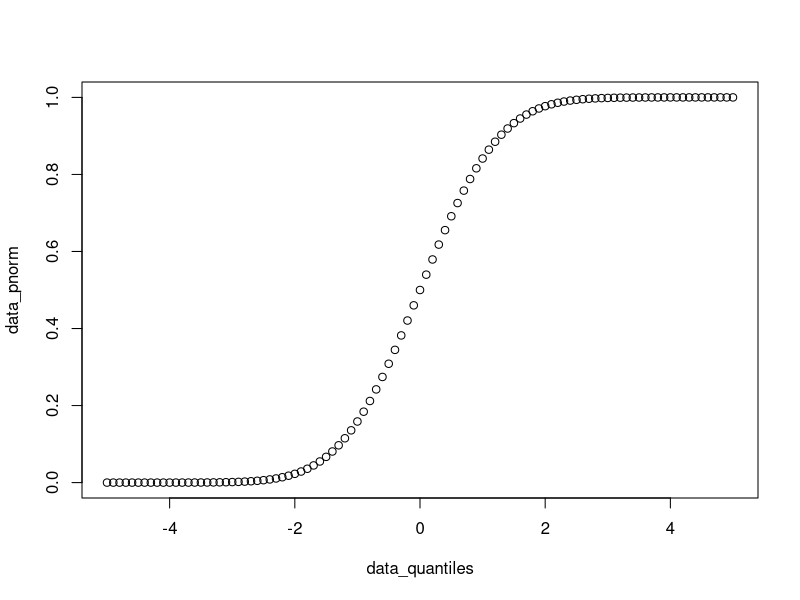
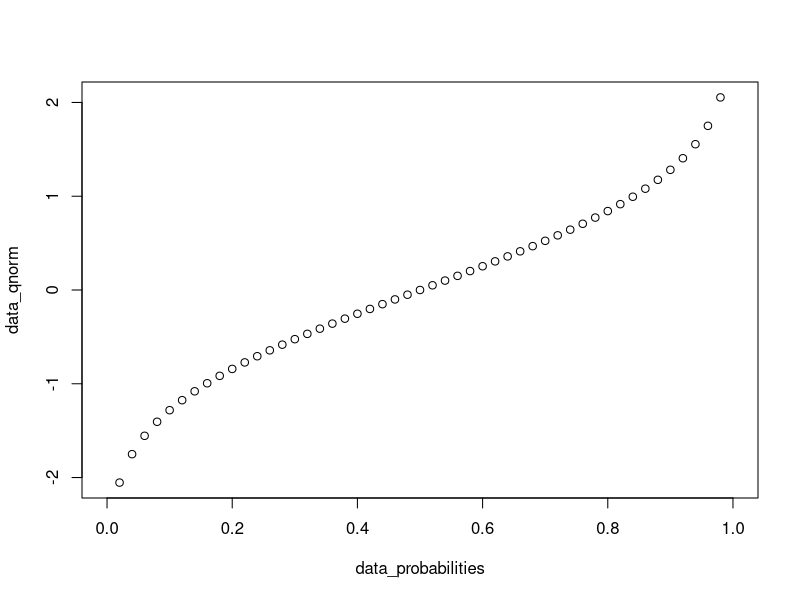
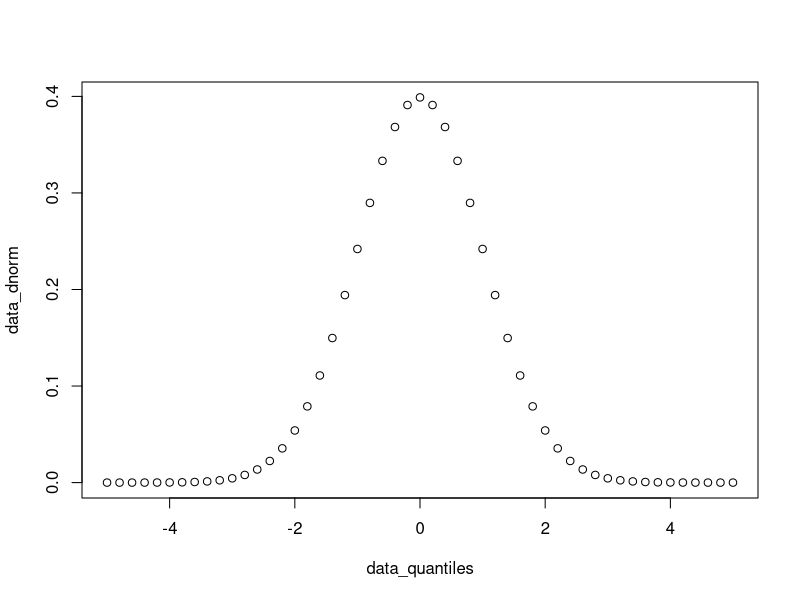
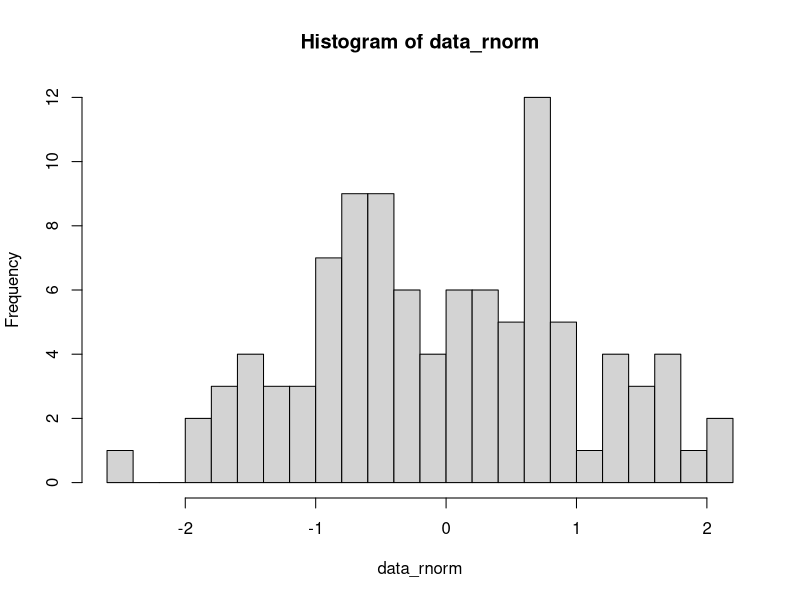
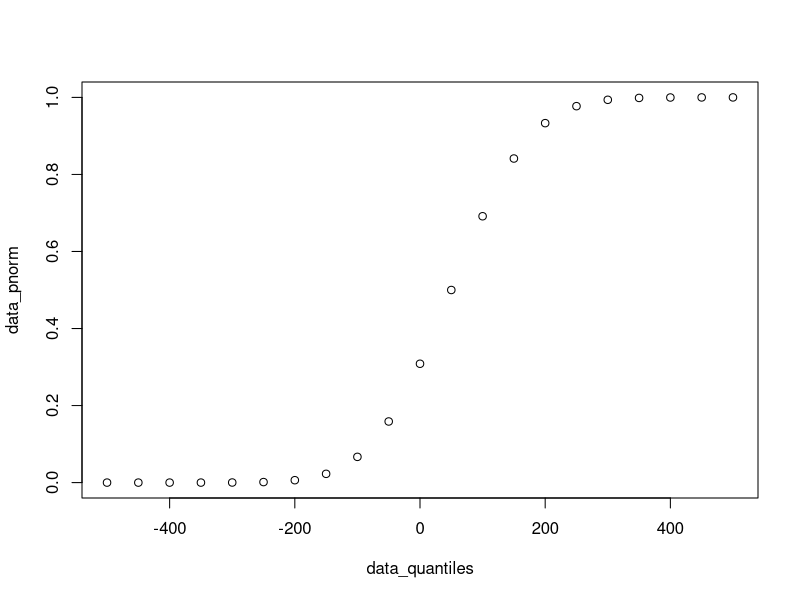
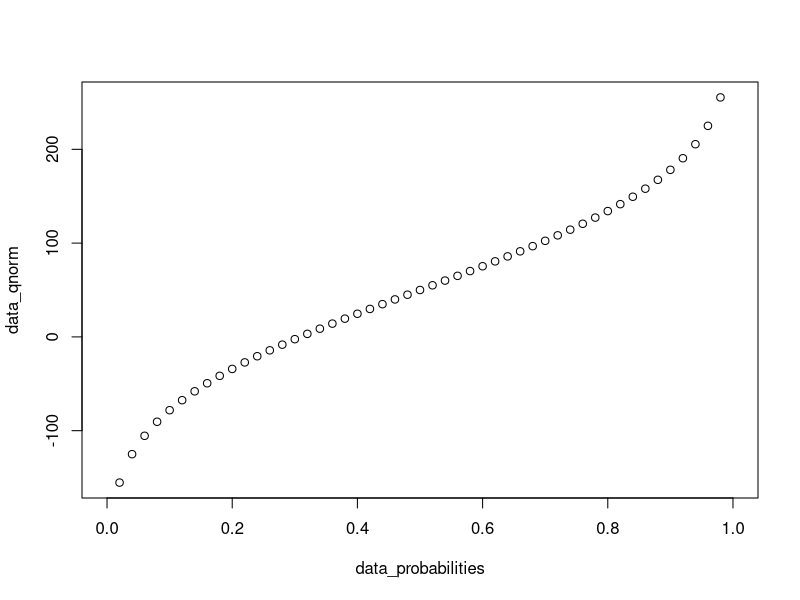
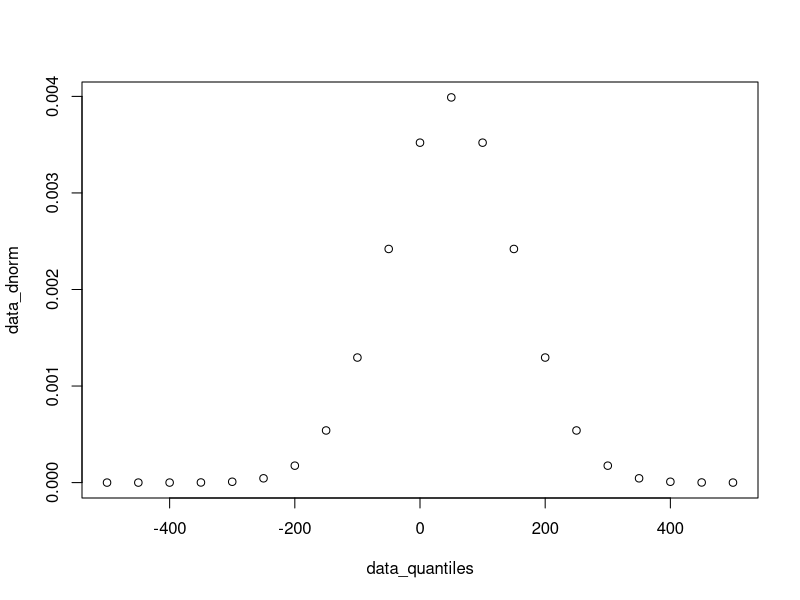
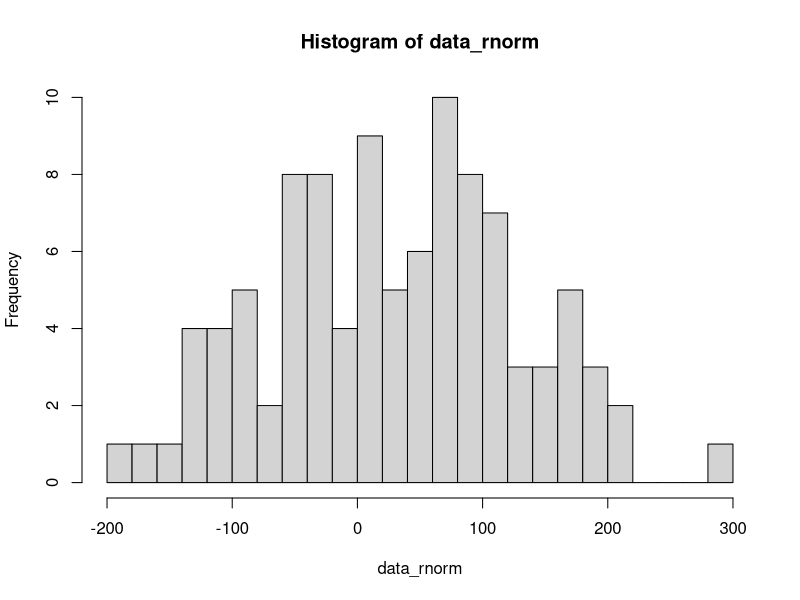

The R source for these figures, in order: (Note: this script raises an error after producing the figures.)
## ---- chunk 1
knitr::opts_chunk$set(echo = TRUE)
## ---- chunk 2
data_quantiles <- seq(-5, 5, 0.1)
head(data_quantiles)
## ---- chunk 3
data_pnorm <- pnorm(q = data_quantiles) 
head(data_pnorm)
## ---- chunk 4
plot(data_quantiles, data_pnorm)
## ---- chunk 5
data_probabilities <- seq(from = 0, to = 1, by = 0.02)
head(data_probabilities)
## ---- chunk 6
data_qnorm <- qnorm(p = data_probabilities) 
head(data_qnorm)
## ---- chunk 7
plot(data_probabilities, data_qnorm)
## ---- chunk 8
data_quantiles <- seq(-5, 5, 0.2)
head(data_quantiles)
## ---- chunk 9
data_dnorm <- dnorm(x = data_quantiles) 
head(data_dnorm)
## ---- chunk 10
plot(data_quantiles, data_dnorm)
## ---- chunk 11
data_rnorm <- rnorm(n = 100)
head(data_rnorm)
## ---- chunk 12
hist(data_rnorm, breaks = 20)
## ---- chunk 13
data_quantiles <- seq(-500, 500, 50)
head(data_quantiles)
## ---- chunk 14
data_pnorm <- pnorm(q = data_quantiles, mean = 50, sd = 100)
head(data_pnorm)
## ---- chunk 15
plot(data_quantiles, data_pnorm)
## ---- chunk 16
data_probabilities <- seq(from = 0, to = 1, by = 0.02)
head(data_probabilities)
## ---- chunk 17
data_qnorm <- qnorm(p = data_probabilities, mean = 50, sd = 100) 
head(data_qnorm)
## ---- chunk 18
plot(data_probabilities, data_qnorm)
## ---- chunk 19
data_quantiles <- seq(-500, 500, 50)
head(data_quantiles)
## ---- chunk 20
data_dnorm <- dnorm(x = data_quantiles, mean = 50, sd = 100) 
head(data_dnorm)
## ---- chunk 21
plot(data_quantiles, data_dnorm)
## ---- chunk 22
data_rnorm <- rnorm(n = 100, mean = 50, sd = 100)
head(data_rnorm)
## ---- chunk 23
hist(data_rnorm, breaks = 20)
## ---- chunk 24
data_quantiles <- seq(0, 50, 1)
head(data_quantiles)
## ---- chunk 25
data_pbinom <- pbinom(q = data_quantiles, size = 50, prob = 0.1)
head(data_pbinom)
## ---- chunk 26
plot(data_quantiles, data_pbinom)
## ---- chunk 27
data_probabilities <- seq(from = 0, to = 1, by = 0.02)
head(data_probabilities)
## ---- chunk 28
data_qbinom <- qbinom(p = data_probabilities, size = 50, prob = 0.1)
head(data_qbinom)
## ---- chunk 29
plot(data_probabilities, data_qbinom)
## ---- chunk 30
data_quantiles <- seq(0, 50, 1)
head(data_quantiles)
## ---- chunk 31
data_dbinom <- dbinom(x = data_quantiles, size = 50, prob = 0.1)
head(data_dbinom)
## ---- chunk 32
plot(data_quantiles, data_dbinom)
## ---- chunk 33
data_rbinom <- rbinom(n = 100, size = 50, prob = 0.1)
head(data_rbinom)
## ---- chunk 34
hist(data_rbinom, breaks = 20)
## ---- chunk 35
data_rnorm <- rnorm(n = 1000, mean = 50, sd = 100)
quantile(data_rnorm, probs = seq(0, 1, 0.1))
## ---- chunk 36
plot(
  seq(0, 1, 0.1),
  quantile(data_rnorm, probs = seq(0, 1, 0.1))
)
## ---- chunk 37
set.seed(1)
x <- rnorm(n = 1000, mean = 0, sd = 1)
y <- rnorm(n = 2000, mean = 1, sd = 1)
## ---- chunk 38
par(mfrow = c(2, 1))
hist(x, breaks = 30)
hist(y, breaks = 30)
par(mfrow = c(1, 1 ))
## ---- chunk 39
t.test(x, y)
## ---- chunk 40
t.test(y, x)
## ---- chunk 41
set.seed(1)
n_sample <- 10
x <- runif(n = n_sample, min = 10, max = 20)
y <- x + 2 + rnorm(n = n_sample, mean = 0, sd = 1)
## ---- chunk 42
mean(y - x)
## ---- chunk 43
t.test(x, y, paired = TRUE)
## ---- chunk 44
set.seed(1)
x <- runif(n = 10, min = 1, max = 11)
y <- runif(n = 5, min = 3, max = 13)
## ---- chunk 45
wilcox.test(x, y)
## ---- chunk 46
wilcox.test(x, y, alternative = "less")
## ---- chunk 47
set.seed(1)
n_sample <- 1000
x1 <- rnorm(n = n_sample, mean = 10, sd = 2)
x2 <- x1 + 5 + rnorm(n = n_sample, mean = 0, sd = 1)
x3 <- x2 + 0 + rnorm(n = n_sample, mean = 0, sd = 0.5)
data_aov <- data.frame(
  value = c(x1, x2, x3),
  group = c(
    rep("x1", length(x1)),
    rep("x2", length(x2)),
    rep("x3", length(x3))
  )
)
head(data_aov)
## ---- chunk 48
aov_result <- aov(value ~ group, data_aov)
aov_result
## ---- chunk 49
summary(aov_result)
## ---- chunk 50
data_fisher <- matrix(
  data = c(12, 4, 3, 23),
  nrow = 2, ncol = 2,
  dimnames = list(
    c("DE", "Not DE"),
    c("In pathway", "Not in pathway")
  )
)
data_fisher
## ---- chunk 51
fisher.test(data_fisher)
## ---- chunk 52
data_p_values <- runif(1E3, min = 0, max = 1)
data_p_adjusted <- p.adjust(data_p_values, method = "BH")
head(sort(data_p_adjusted))
## ---- chunk 53
par(mfrow = c(2, 1))
hist(data_p_values, xlim = c(0, 1), breaks = seq(0, 1, 0.05))
hist(data_p_adjusted, xlim = c(0, 1), breaks = seq(0, 1, 0.05))
par(mfrow = c(1, 1))
## ---- chunk 54
data(iris)
## ---- chunk 55
colnames(iris)
## ---- chunk 56
iris_features <- iris[ , c("Sepal.Length", "Sepal.Width", "Petal.Length", "Petal.Width")]
head(iris_features)
## ---- chunk 57
?prcomp
## ---- chunk 58
pca_iris <- prcomp(iris_features, center = TRUE, scale. = TRUE )
pca_iris
## ---- chunk 59
pca_iris$rotation
## ---- chunk 60
help(plot)
## ---- chunk 61
plot(pca_iris$x[ ,1], pca_iris$x[ ,2],
     col = iris$Species,
     pch = 19,
     xlab = "PC1",
     ylab = "PC2",
     main = "PCA of Iris Dataset"
     )
## ---- chunk 62
plot( )
## ---- chunk 63
explained_variance_ratio <- (pca_iris$sdev^2)/(sum(pca_iris$sdev^2))
explained_variance_ratio
## ---- chunk 64
barplot(explained_variance_ratio, 
        xlab = "PC",
        ylab = "% Variance explained",
        ylim = c(0, 1),
        main = "Percentage of Variance Explained"
        )
## ---- chunk 65
help(barplot)
barplot(explained_variance_ratio, 
        xlab = "PC",
        ylab = "% Variance explained",
        ylim = c(0, 1),
        main = "Percentage of Variance Explained",
        col = "skyblue", 
        border = NA
)
## ---- chunk 66
help(dist)
help(hclust)
## ---- chunk 67
dist_iris <- dist(iris_features, method = "euclidean")
hclust_iris_ward <- hclust(dist_iris, method = "ward.D2")
hclust_iris_ward
## ---- chunk 68
plot(hclust_iris_ward,
     labels = FALSE)
## ---- chunk 69
help(cutree)
## ---- chunk 70
iris_hclust_ward_labels <- cutree(hclust_iris_ward, k = 3, h = NULL)
iris_hclust_ward_labels
## ---- chunk 71
plot(iris_hclust_ward_labels)

## ---- chunk 72
# complete
hclust_iris_complete <- hclust(dist_iris, method = "complete" )
iris_hclust_complete_labels <- cutree(hclust_iris_complete, k = 3, h = NULL )
iris_hclust_complete_labels
## ---- chunk 73
# average
hclust_iris_average <- hclust(dist_iris, method = "average" )
iris_hclust_average_labels <- cutree(hclust_iris_average, k = 3, h = NULL )
iris_hclust_average_labels
## ---- chunk 74
# single
hclust_iris_single <- hclust(dist_iris, method = "single" )
iris_hclust_single_labels <- cutree(hclust_iris_single, k = 3, h = NULL )
iris_hclust_single_labels
## ---- chunk 75
par(mfrow = c(2, 2))
plot(iris_hclust_ward_labels )
plot(iris_hclust_complete_labels )
plot(iris_hclust_average_labels )
plot(iris_hclust_single_labels)
par(mfrow = c(1, 1))
## ---- chunk 76
help(plot)
plot(iris$Sepal.Length, iris$Sepal.Width,
     type = "p",
     xlab = "Sepal Length",
     ylab = "Sepal Width",
     main = "Iris Original Data Set - Length vs Width",
     col =iris_hclust_average_labels,
     pch = 19
     )
## ---- chunk 77
plot(iris$Sepal.Length, iris$Sepal.Width,
     type = "p",
     xlab = "Sepal Length",
     ylab = "Sepal Width",
     main = "Iris Original Data Set - Length vs Width",
     col =iris_hclust_single_labels)
## ---- chunk 78
library(Rtsne)
## ---- chunk 79
help("Rtsne")
## ---- chunk 80
iris_tsne <- Rtsne(iris_features, 
                   dims = 2, 
                   perplexity = 30,  
                   check_duplicates = FALSE,
                   pca = TRUE, 
                   verbose = TRUE)
## ---- chunk 81
plot(iris_tsne$Y, 
     col = iris$Species,
     pch = 19,
     xlab = "t-SNE 1",
     ylab = "t-SNE 2",
     main = "t-SNE Projection of Iris Data" )
